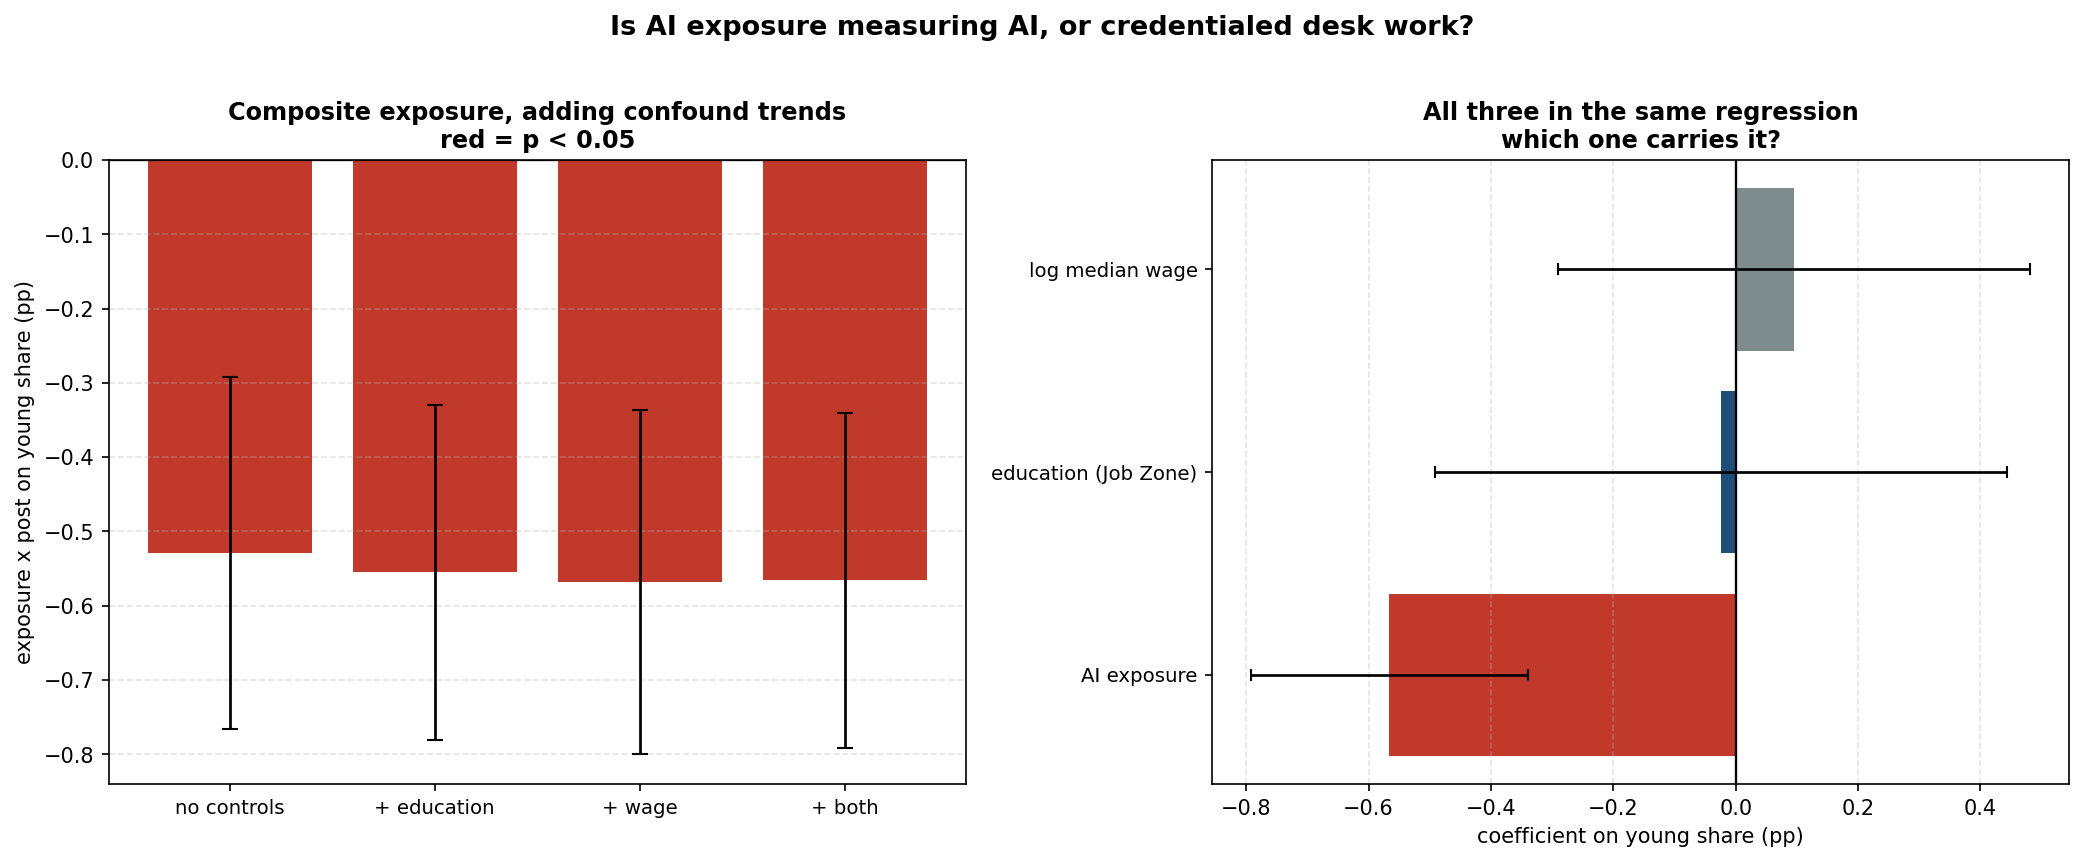

Here is the Python script that generated this plot:
"""
exposure_confound_test.py
Is "AI exposure" measuring AI, or is it measuring credentialed desk work?

WHY THIS MATTERS MORE THAN THE HEADLINE
The entry-level result in this project is strong on the theoretical exposure score
(young share -0.46 to -0.53pp, p < 0.0005, clean pre-AI placebo) and absent on both
behavioural measures of AI (Anthropic Economic Index revealed usage, and Census BTOS
firm adoption, which both give null or positively-signed employment effects). When a
result depends on which proxy you use, the first question is whether the proxy that
produces it is measuring the treatment at all.

Eloundou GPT exposure is built from what a language model can do with a task. That
correlates mechanically with how cognitive, credentialed and well-paid an occupation
is. If young workers are leaving high-education, high-wage occupations for reasons
that have nothing to do with AI (credential inflation, a post-2021 boom in in-person
and service work, changing major choices, employers raising experience requirements),
an exposure measure would pick that up and look like displacement.

THE TEST
Occupation and year fixed effects absorb anything time-invariant, so a level control
does nothing. The confounds have to be interacted with post exactly as the treatment
is. The specification is

    young_share_ot = a_o + b_t + B1*(exposure_o x post_t)
                                + B2*(job_zone_o x post_t)
                                + B3*(log wage_o x post_t) + e_ot

B1 is the question. If exposure survives with education and wage trends absorbed,
the measure is carrying AI-specific information. If B1 collapses while education or
wage takes over, the entry-level result is credentialed-desk-work reallocation
wearing an AI label.

Controls: O*NET Job Zone (1-5 preparation/education requirement, downloaded from
onetcenter.org) and OEWS May 2022 median annual wage, both fixed at pre-period
values so they are not themselves outcomes. Employment weighted, clustered on
occupation, post = 2023.

Reads FRED-Data/ and cps_panel.csv. Writes exposure_confound_test.png.
"""
import os, re, sys, numpy as np, pandas as pd
from scipy import stats as sp
sys.path.insert(0, "/Users/maxstober/Developer/Macro-Research")
from fastfe import _demean
import matplotlib; matplotlib.use("Agg")
import matplotlib.pyplot as plt

HERE = "/Users/maxstober/Developer/Macro-Research"
DATA = os.path.join(HERE, "FRED-Data") + os.sep
OEWS = os.path.join(DATA, "oews_national_industry_files") + os.sep

# ---- build the exact panel redo_panel.py uses -------------------------------
exec(open(os.path.join(HERE, "redo_panel.py")).read().split("def fe_did(")[0])

# ---- controls ---------------------------------------------------------------
jz = pd.read_csv(DATA + "onet_job_zones.txt", sep="\t")
jz.columns = [c.strip() for c in jz.columns]
jz["soc"] = jz["O*NET-SOC Code"].map(soc6)
JZ = jz.dropna(subset=["soc"]).groupby("soc", as_index=False)["Job Zone"].mean()
JZ.columns = ["soc", "jobzone"]

ow = pd.read_excel(OEWS + "oews_may2022_national_occupations.xlsx")
ow.columns = [c.strip().upper() for c in ow.columns]
g = "O_GROUP" if "O_GROUP" in ow.columns else "OCC_GROUP"
ow = ow[ow[g].astype(str).str.strip() == "detailed"].copy()
ow["soc"] = ow["OCC_CODE"].astype(str).map(soc6)
ow["wage"] = pd.to_numeric(ow["A_MEDIAN"], errors="coerce")
WG = ow.dropna(subset=["soc", "wage"]).groupby("soc", as_index=False)["wage"].mean()

CTL = JZ.merge(WG, on="soc", how="outer")
CTL["lwage"] = np.log(CTL.wage)

def lookup_ctl(soc):
    hit = CTL[CTL.soc == soc]
    if len(hit): return [hit.jobzone.iloc[0], hit.lwage.iloc[0]]
    for n in (5, 2):
        hit = CTL[CTL.soc.astype(str).str.startswith(str(soc)[:n])]
        if len(hit): return [hit.jobzone.mean(), hit.lwage.mean()]
    return [np.nan, np.nan]

XW2 = pd.read_csv(DATA + "occ2010_soc_crosswalk.csv")
got = np.array([lookup_ctl(s) for s in XW2.soc])
XW2["jobzone"], XW2["lwage"] = got[:, 0], got[:, 1]
CO = XW2[["occ", "jobzone", "lwage"]].drop_duplicates("occ")

D2 = D.merge(CO, on="occ", how="left")
D2 = D2[D2.jobzone.notna() & D2.lwage.notna()].copy()

# ---- multi-regressor two-way FE with cluster-robust SEs ----------------------
def fe_multi(d, ycol, xcols, wcol="tot", post_from=2023):
    d = d.copy()
    post = (d.year.values >= post_from).astype(float)
    X = np.column_stack([((d[c].values - d[c].values.mean()) / d[c].values.std()) * post
                         for c in xcols])
    y = d[ycol].values.astype(float)
    w = d[wcol].values.astype(float); w = w / w.mean()
    oc, ou = pd.factorize(d.occ.values); yc, yu = pd.factorize(d.year.values)
    M = _demean(np.hstack([X, y.reshape(-1, 1)]), oc, yc, w, len(ou), len(yu))
    Xt, yt = M[:, :-1], M[:, -1]
    XtWX = Xt.T @ (w[:, None] * Xt)
    inv = np.linalg.pinv(XtWX)
    b = inv @ (Xt.T @ (w * yt))
    r = yt - Xt @ b
    meat = np.zeros((Xt.shape[1], Xt.shape[1]))
    for gidx in range(len(ou)):
        m = oc == gidx
        if not m.any(): continue
        s = Xt[m].T @ (w[m] * r[m])
        meat += np.outer(s, s)
    G = len(ou)
    V = inv @ (meat * (G / max(G - 1, 1))) @ inv
    se = np.sqrt(np.maximum(np.diag(V), 0))
    t = b / se
    return b, se, t, 2 * (1 - sp.norm.cdf(np.abs(t))), G, len(d)

def show(title, xcols, ycol="share", d=None):
    d = D2 if d is None else d
    b, se, t, p, G, n = fe_multi(d, ycol, xcols)
    print(f"\n  {title}")
    for i, c in enumerate(xcols):
        star = "***" if p[i] < .01 else ("**" if p[i] < .05 else ("*" if p[i] < .10 else ""))
        print(f"    {c+' x post':<26}{b[i]:>+9.4f}{se[i]:>9.4f}{t[i]:>7.2f}{p[i]:>9.4f} {star}")
    print(f"    (occupations {G}, cells {n})")
    return b, se, p

print("=" * 100)
print("DOES AI EXPOSURE SURVIVE CONTROLS FOR EDUCATION AND WAGE?")
print("outcome: young (20-24) share of occupation employment, pp")
print("occupation + year FE, employment weighted, clustered on occupation, post = 2023")
print("=" * 100)

print(f"\n  correlations among the regressors (occupation level, n = {D2.occ.nunique()}):")
u = D2.drop_duplicates("occ")
for a, bb in [("rep_good", "jobzone"), ("rep_good", "lwage"), ("en_raw", "jobzone"),
              ("en_raw", "lwage"), ("jobzone", "lwage")]:
    print(f"    corr({a}, {bb}) = {u[a].corr(u[bb]):+.3f}")

print("\n" + "-" * 100)
print("[1] THE COMPOSITE EXPOSURE SCORE (rep_good)")
print("-" * 100)
b0, _, p0 = show("baseline, no controls", ["rep_good"])
show("+ education (Job Zone) x post", ["rep_good", "jobzone"])
show("+ log median wage x post", ["rep_good", "lwage"])
b1, _, p1 = show("+ BOTH controls", ["rep_good", "jobzone", "lwage"])

print("\n" + "-" * 100)
print("[2] RAW GPT EXPOSURE (en_raw), no O*NET term")
print("-" * 100)
b2, _, p2 = show("baseline, no controls", ["en_raw"])
b3, _, p3 = show("+ BOTH controls", ["en_raw", "jobzone", "lwage"])

print("\n" + "-" * 100)
print("[3] DO THE CONTROLS ALONE PRODUCE THE RESULT? (exposure omitted)")
print("-" * 100)
show("education and wage only", ["jobzone", "lwage"])
show("education only", ["jobzone"])
show("wage only", ["lwage"])

print("\n" + "-" * 100)
print("[4] PLACEBO: same controlled spec on the pre-AI window (2016-2019, fake post 2018)")
print("-" * 100)
pre = D2[D2.year <= 2019]
b, se, t, p, G, n = fe_multi(pre, "share", ["rep_good", "jobzone", "lwage"], post_from=2018)
for i, c in enumerate(["rep_good", "jobzone", "lwage"]):
    print(f"    {c+' x post':<26}{b[i]:>+9.4f}{se[i]:>9.4f}{t[i]:>7.2f}{p[i]:>9.4f}")

print("\n" + "=" * 100)
print("VERDICT")
print("=" * 100)
shrink = (1 - b1[0] / b0[0]) * 100
print(f"""
  Composite exposure goes from {b0[0]:+.4f} (p = {p0[0]:.4f}) uncontrolled
  to {b1[0]:+.4f} (p = {p1[0]:.4f}) with education and wage trends absorbed,
  a change of {shrink:+.0f}% in the coefficient.

  Raw GPT exposure goes from {b2[0]:+.4f} (p = {p2[0]:.4f}) to {b3[0]:+.4f} (p = {p3[0]:.4f}).

  Read the [3] block before concluding: if education and wage alone reproduce the
  effect at similar magnitude, exposure is not adding information beyond them.""")

# ---- [5] the other obvious explanation for the measure conflict ---------------
print("\n" + "=" * 100)
print("[5] IS REVEALED USAGE ENDOGENOUS TO OCCUPATION GROWTH?")
print("=" * 100)
print("""
The natural defence of the theoretical measure is that revealed usage is selected:
fast-growing occupations hire, experiment and have slack, so they adopt AI more, which
would bias any employment-on-usage regression positive and explain the AEI null.
Exposure is predetermined by task content and would not have that problem.

Tested against pre-AI occupation growth (2016-2019, entirely before ChatGPT, so it
cannot be an outcome of AI):""")
_S = pd.read_csv(DATA + "aei_2026/aei_soc_occupation_global_2026_06_26.csv")
_S["soc"] = _S.soc.astype(str).str.extract(r"(\d{2}-\d{4})")[0]
_S = _S.rename(columns={"pct": "use"}).dropna(subset=["soc", "use"])
_S = _S.groupby("soc", as_index=False)["use"].mean()
def _lk(soc):
    h = _S[_S.soc == soc]
    if len(h): return h.use.iloc[0]
    for n in (5, 2):
        h = _S[_S.soc.astype(str).str.startswith(str(soc)[:n])]
        if len(h): return h.use.mean()
    return np.nan
_X = pd.read_csv(DATA + "occ2010_soc_crosswalk.csv")
_X["use"] = [_lk(s) for s in _X.soc]
_P = D2.merge(_X[["occ", "use"]].dropna().drop_duplicates("occ"), on="occ", how="inner")
_g = _P[_P.year.isin([2016, 2019])].pivot_table(index="occ", columns="year",
                                                values="tot", aggfunc="sum").dropna()
_g["pre_growth"] = 100 * (np.log(_g[2019]) - np.log(_g[2016])) / 3
_u = _P.drop_duplicates("occ")[["occ", "use", "rep_good", "en_raw"]].merge(
    _g[["pre_growth"]].reset_index(), on="occ")
print(f"\n  n = {len(_u)} occupations")
print(f"  {'measure':<34}{'corr with pre-AI growth':>26}{'p':>10}")
for _c, _lab in [("use", "AEI revealed usage"), ("rep_good", "theoretical composite"),
                 ("en_raw", "raw GPT exposure")]:
    _r, _p = sp.pearsonr(_u[_c], _u.pre_growth)
    print(f"  {_lab:<34}{_r:>+16.3f}{'':>10}{_p:>10.4f}")
print("""
  The selection story does NOT hold. Usage is uncorrelated with pre-AI growth
  (r = -0.01). If anything it is the THEORETICAL measure that correlates positively
  with pre-AI growth, which is a mild mark against it rather than for it.

  So the disagreement between exposure and usage is not explained by the education
  and wage confound (blocks 1-3) and not by selection on growth (this block). It is
  an open puzzle, and that is the honest state of it.""")

# ---- chart -------------------------------------------------------------------
labs = ["no controls", "+ education", "+ wage", "+ both"]
specs = [["rep_good"], ["rep_good", "jobzone"], ["rep_good", "lwage"],
         ["rep_good", "jobzone", "lwage"]]
vals, errs, ps = [], [], []
for sc in specs:
    b, se, t, p, G, n = fe_multi(D2, "share", sc)
    vals.append(b[0]); errs.append(1.96 * se[0]); ps.append(p[0])

fig, ax = plt.subplots(1, 2, figsize=(14, 5.6))
cols = ["#c0392b" if q < .05 else "#95a5a6" for q in ps]
ax[0].bar(np.arange(4), vals, yerr=errs, color=cols, error_kw=dict(lw=1.3, capsize=4))
ax[0].axhline(0, color="black", lw=1.1)
ax[0].set_xticks(np.arange(4)); ax[0].set_xticklabels(labs, fontsize=9.5)
ax[0].set_ylabel("exposure x post on young share (pp)", fontsize=10)
ax[0].set_title("Composite exposure, adding confound trends\nred = p < 0.05",
                fontsize=11.5, fontweight="bold")
ax[0].grid(True, axis="y", ls="--", alpha=.35)

b, se, t, p, G, n = fe_multi(D2, "share", ["rep_good", "jobzone", "lwage"])
ax[1].barh(np.arange(3), b, xerr=1.96 * se,
           color=["#c0392b", "#1f4e79", "#7f8c8d"], error_kw=dict(lw=1.3, capsize=3))
ax[1].axvline(0, color="black", lw=1.1)
ax[1].set_yticks(np.arange(3))
ax[1].set_yticklabels(["AI exposure", "education (Job Zone)", "log median wage"], fontsize=9.5)
ax[1].set_xlabel("coefficient on young share (pp)", fontsize=10)
ax[1].set_title("All three in the same regression\nwhich one carries it?",
                fontsize=11.5, fontweight="bold")
ax[1].grid(True, axis="x", ls="--", alpha=.35)

fig.suptitle("Is AI exposure measuring AI, or credentialed desk work?",
             fontsize=13, fontweight="bold", y=1.02)
plt.tight_layout(); plt.savefig("exposure_confound_test.png", dpi=150, bbox_inches="tight")
print("\nChart saved: exposure_confound_test.png")
